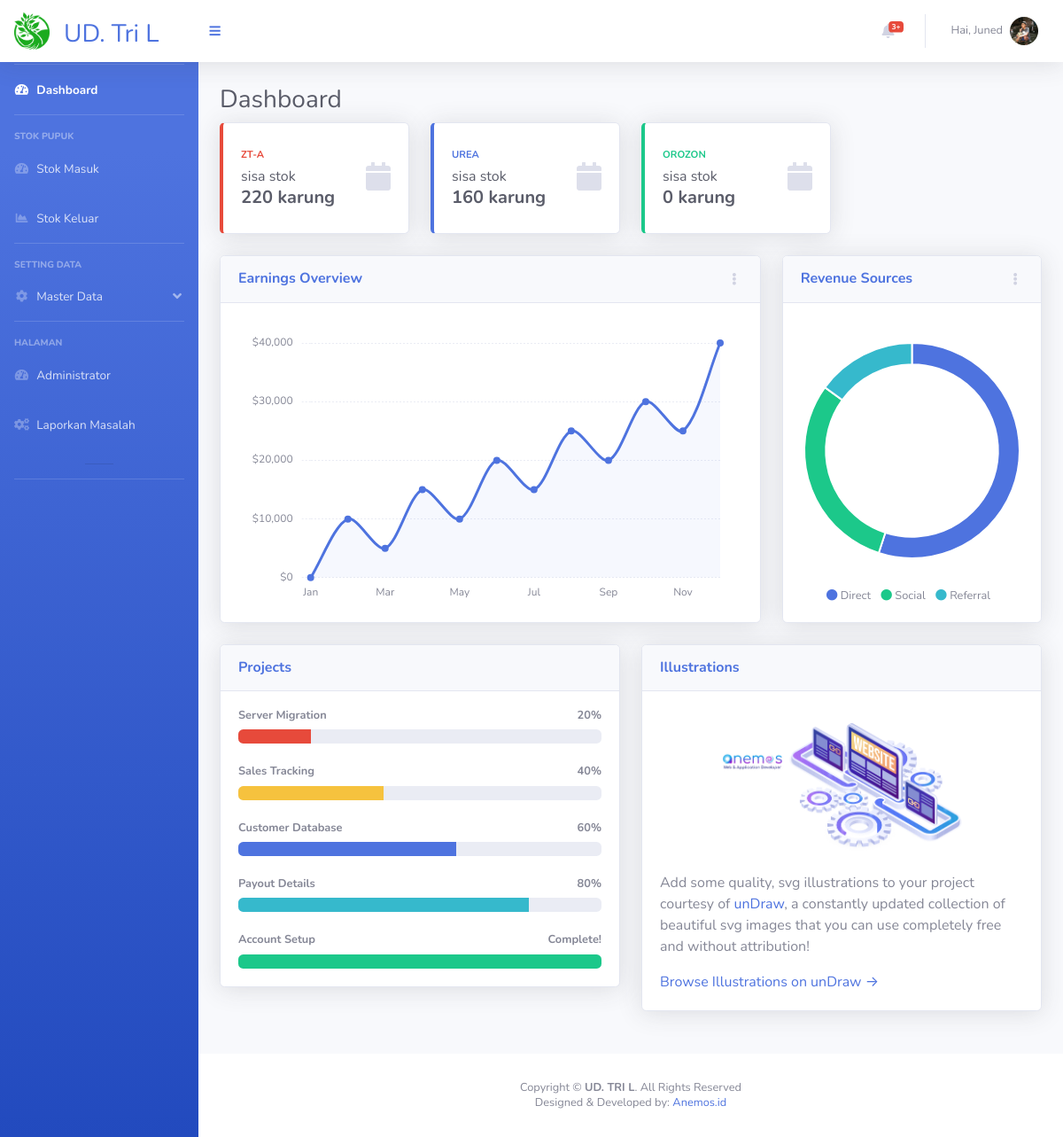
The app's page /index.php?m=1&n=1 (signed in), older data.
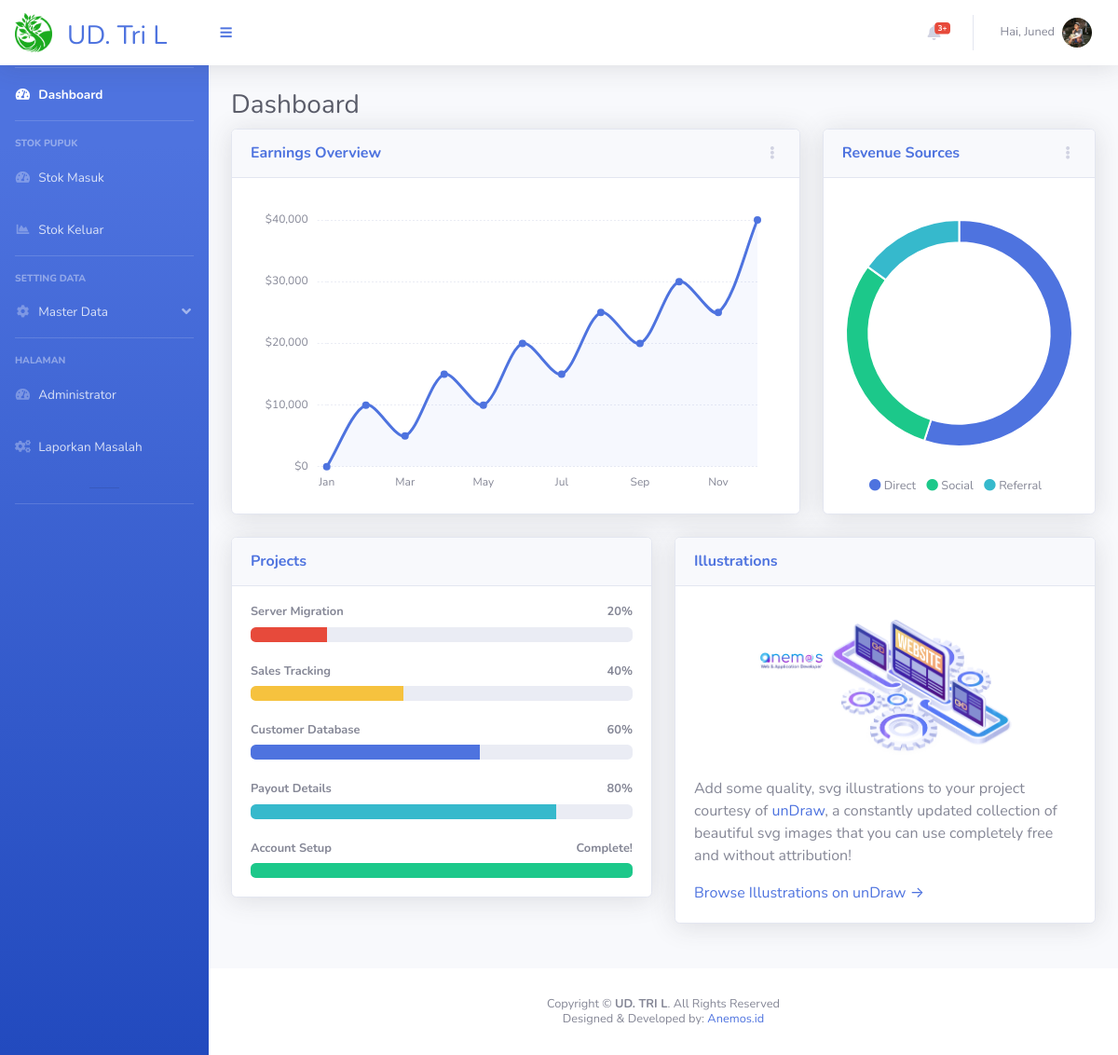
The same page, newer data.
### tables this page shows
CREATE TABLE `data_pupuk` (
  `ID_PK` int(20) NOT NULL,
  `Jenis_Pupuk` varchar(50) DEFAULT NULL,
  `Stok` int(20) DEFAULT NULL,
  `Harga` int(100) DEFAULT NULL
);

### index.php (the view, shortened to what the changed rows need)
<?php
include "connection.php";
if (isset($_SESSION['login'])) {
    ?>
<!DOCTYPE html>
<html lang="en">
<head>
    <link href="vendor/fontawesome-free/css/all.min.css" rel="stylesheet" type="text/css">
    <link href="css/sb-admin-2.min.css" rel="stylesheet">
</head>
<body id="page-top">
    <div id="wrapper">
        <div id="content-wrapper" class="d-flex flex-column ">
            <div id="content ">
                <div class="container-fluid">
                    <div class="d-sm-flex align-items-center justify-content-between mt-5">
                        <h1 class="h3 mt-5 text-gray-800">Dashboard</h1>
                    </div>
                    <div class="row">
                        <?php
function getColor()
    {
        $numcolor = rand(1, 4);
        switch ($numcolor) {
            case 1:
                $colorPick = 'primary';
                break;
            case 2:
                $colorPick = 'success';
                break;
            case 4:
                $colorPick = 'danger';
                break;
        }
        return $colorPick;
    }
    $data = mysqli_query($conn, "SELECT ID_PK FROM data_pupuk");
    foreach ($data as $key) {
        $detail = mysqli_query($conn, "SELECT * FROM data_pupuk WHERE ID_PK=" . $key['ID_PK']);
        foreach ($detail as $det) {
            $colorFix = getColor();
            echo ('<div class="col-xl-3 col-md-6 mb-4">
                                <div class="card border-left-' . $colorFix . ' shadow h-100 py-2">
                                    <div class="card-body">
                                        <div class="row no-gutters align-items-center">
                                            <div class="col mr-2">
                                                <div class="text-xs font-weight-bold text-' . $colorFix . ' text-uppercase mb-1">
                                                    ' . $det['Jenis_Pupuk'] . '</div>
                                                    <div class="mb-0  text-gray-800">sisa stok </div>
                                                <div class="h5 mb-0 font-weight-bold text-gray-800">' . $det['Stok'] . ' karung</div>
                                            </div>
                                            <div class="col-auto">
                                                <i class="fas fa-calendar fa-2x text-gray-300"></i>
                                            </div>
                                        </div>
                                    </div>
                                </div>
                            </div>');
        }
    }
    ?>
                    </div>
                </div>
            </div>
        </div>
    </div>
</body>
</html>
<?php } else {
    header("Location: login.php");
    exit();
}?>

Row changes from the older to the newer data that the page shows:
removed data_pupuk: Jenis_Pupuk "ZT-A", Stok "220"
removed data_pupuk: Jenis_Pupuk "UREA", Stok "160"
removed data_pupuk: Jenis_Pupuk "OROZON", Stok "0"
